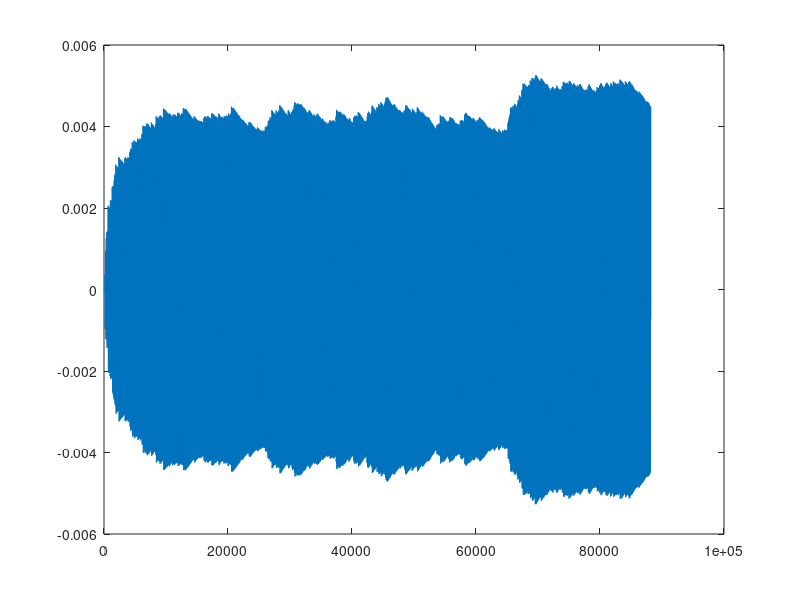

Source code (MATLAB):
%{
    stiff String damp
%}

clear all; 
close all;

fs = 44100;         % sample rate
k = 1 / fs;         % time step
dur = 2*fs;           % duration

% Define variables of the system
T = 90;                 % Tension [N]
radius = 3.5560e-04;    % Radius (0.016 gauge) [m]
rho = 8.05*10^3;        % Density [kg/m^3];
Area = pi*radius^2;        % Area of string section
I = (pi*radius^4)/ 4;   % Moment of Inertia
L = 1;                  % String length [m]
Emod = 174e6;              % Young modulus [Pa]
K = sqrt(Emod*I/rho/Area);    % Stiffness parameter
c = sqrt(T/rho/Area);      % Wave speed
sigma1 = 0.01;         % Frequency dependent damping
sigma0 = 0.0005;

% Calculate grid spacing from variables
A0 = c^2*k^2 + 4*sigma1*k;
h =sqrt((A0 + sqrt((A0)^2 + 16*k^2*K^2))/2);
%N = floor(L/h);
N = 50;
%h = L / N;

FB = 500; % bow force/mass (m/s^2)
vB = 0.4; % bow velocity (m/s)
a=20;

outPos = floor(N/2);
%outPos = 103;

% Initialise u^{n+1} and u^n
uNext = zeros(N, 1);
u = zeros(N, 1);

% Excitation using hann window
% width = floor(N / 5);
% excitationRange = 1:width;
% u(excitationRange + floor(N / 2)) = hann(width);

%u(outPos)=1;

% initialise u^{n-1}
uPrev = u;

% Initialise output and output position
out = zeros(dur, 1);

% A = 2/(1+k*sigma0);
% B = (k*sigma0 - 1)/(k*sigma0 + 1);
% C = (c^2*k^2 + 2*sigma1*k)/((h^2)*(1+k*sigma0));
% D = 2*sigma1*k/((h^2)*(1+k*sigma0));
% E = (K^2*k^2)/((h^4)*(1+k*sigma0));

den = 1+sigma0*k;
A = (2*h^4-2*c^2*k^2*h^2-4*sigma1*k*h^2+6*K^2*k^2)/den/h^4;
B = (sigma0*k*h^2-h^2+4*sigma1*k)/den/h^2;
C = (c^2*k^2*h^2+2*sigma1*k*h^2-4*K^2*k^2)/den/h^4;
D = -2*sigma1*k/den/h^2;
E = K^2*k^2/den/h^4;

%% Loop
for n = 1:dur
    
%     if n==2
%         u(outPos) = 1;
%     end
    dVel = (u(outPos)-uPrev(outPos))/k - vB;
    jCoeff = k^2*FB/den/h;
    esp = exp(-a*abs(dVel));
    f = -jCoeff*sign(dVel)*esp;
    
    out(n) = u(outPos);
    
    %nested for-loop
    for l = 3:N-2
%         d4 = u(l+2) - 4*u(l+2) + 6*u(l) - 4*u(l-1) + u(l-2);
%         uNext(l) = A*u(l) + B*uPrev(l) + C*(u(l+1) - 2 * u(l) + u(l-1)) - D*(uPrev(l+1) - 2*uPrev(l) + uPrev(l-1)) - E*d4;
        uNext(l) = u(l)*A + uPrev(l)*B + (u(l+1)+u(l-1))*C + (uPrev(l+1)+uPrev(l-1))*D + (u(l+2)+u(l-2))*E + f;
    end
    
    % retrieve output
%     out(n) = uNext(outPos);
    %out(n) = u(outPos);

%     %draw string
%     %plot(uNext);
%     plot(u);
%     ylim([-1, 1]);
%     drawnow;
%     pause;
    
    uPrev = u;
    u = uNext;
end

soundsc(out,fs)
plot(out)

%%
% [out,fs] = audioread("stiffString_N6_InOut3_fixedEnds.wav");
% [out2,fs2] = audioread("stiffString_N6_In3Out2_fixedEnds.wav");
% out2=[0;out2];
% %out=out(44032:45001,1);
% for i=1:970
%     l = out(i);
%     l2=out2(i);
%     arr = [0,l2,l,0];
%     plot(arr);
%     ylim([-1, 1]);
%     pause
%     drawnow;
% end
%     
% % plot(out);
% % audiowrite("NEWstiffString_N6_InOut3_fixedEnds.wav",out,fs);
% 
% % windowLength = 1024;
% % window1 = hann(windowLength);
% % 
% % noverlap = 200;
% % [signal1,freq1,time1] = spectrogram(out,window1,noverlap,windowLength, fs);
% % figure(2);
% % imagesc(time1, freq1, log10(abs(signal1)));